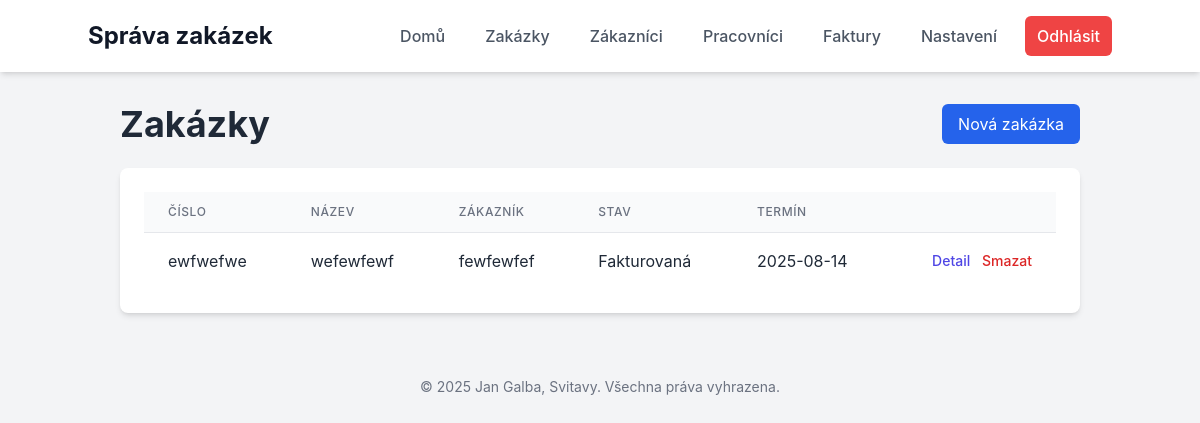
The app's page /jobs (signed in) with its own data.
### tables this page shows
CREATE TABLE jobs (
            id INTEGER PRIMARY KEY AUTOINCREMENT,
            job_number TEXT UNIQUE NOT NULL,
            job_name TEXT NOT NULL,
            description TEXT,
            customer_id INTEGER,
            status TEXT NOT NULL,
            due_date TEXT,
            price REAL,
            hourly_rate REAL,
            deposit REAL,
            total_paid REAL,
            is_invoiced INTEGER DEFAULT 0,
            invoice_date TEXT,
            payment_status TEXT DEFAULT 'Nezaplaceno',
            FOREIGN KEY (customer_id) REFERENCES customers (id)
        );

CREATE TABLE customers (
            id INTEGER PRIMARY KEY AUTOINCREMENT,
            name TEXT NOT NULL,
            company TEXT,
            address TEXT,
            phone TEXT,
            email TEXT
        );

### app.py (the view)
@app.route("/jobs")
@login_required
def job_list():
    conn = get_db_connection()
    jobs = conn.execute("""
        SELECT jobs.*, customers.name AS customer_name
        FROM jobs
        LEFT JOIN customers ON jobs.customer_id = customers.id
        ORDER BY due_date ASC
    """).fetchall()
    conn.close()
    return render_template("job_list.html", jobs=jobs)

### app.py (called while the page is built)
def get_db_connection():
    conn = sqlite3.connect(os.path.join(app.root_path, "zakazky.db"))
    conn.row_factory = sqlite3.Row
    return conn

def login_required(f):
    @wraps(f)
    def decorated_function(*args, **kwargs):
        if 'logged_in' not in session:
            return redirect(url_for('login'))
        return f(*args, **kwargs)
    return decorated_function

@app.before_request
def before_request():
    g.user = None
    if 'logged_in' in session:
        g.user = "admin"

### templates/job_list.html (shortened to what this page needs)
{% extends "layout.html" %}
{% block content %}
<div class="flex justify-between items-center mb-6">
    <h1 class="text-4xl font-bold">Zakázky</h1>
    <a href="{{ url_for('add_job') }}" class="bg-blue-600 text-white py-2 px-4 rounded-md hover:bg-blue-700">Nová zakázka</a>
</div>
<div class="bg-white p-6 rounded-lg shadow-md overflow-x-auto">
    <table class="min-w-full divide-y divide-gray-200">
        <thead class="bg-gray-50">
            <tr>
                <th class="px-6 py-3 text-left text-xs font-medium text-gray-500 uppercase tracking-wider">Číslo</th>
                <th class="px-6 py-3 text-left text-xs font-medium text-gray-500 uppercase tracking-wider">Název</th>
                <th class="px-6 py-3 text-left text-xs font-medium text-gray-500 uppercase tracking-wider">Zákazník</th>
                <th class="px-6 py-3 text-left text-xs font-medium text-gray-500 uppercase tracking-wider">Stav</th>
                <th class="px-6 py-3 text-left text-xs font-medium text-gray-500 uppercase tracking-wider">Termín</th>
                <th class="px-6 py-3"></th>
            </tr>
        </thead>
        <tbody class="bg-white divide-y divide-gray-200">
            {% for job in jobs %}
            <tr>
                <td class="px-6 py-4 whitespace-nowrap">{{ job.job_number }}</td>
                <td class="px-6 py-4 whitespace-nowrap">{{ job.job_name }}</td>
                <td class="px-6 py-4 whitespace-nowrap">{{ job.customer_name }}</td>
                <td class="px-6 py-4 whitespace-nowrap">{{ job.status }}</td>
                <td class="px-6 py-4 whitespace-nowrap">{{ job.due_date }}</td>
                <td class="px-6 py-4 whitespace-nowrap text-right text-sm font-medium space-x-2">
                    <a href="{{ url_for('job_detail', job_id=job.id) }}" class="text-indigo-600 hover:text-indigo-900">Detail</a>
                    <form action="{{ url_for('delete_job', job_id=job.id) }}" method="post" class="inline" onsubmit="return confirm('Opravdu chcete tuto zakázku smazat?');">
                        <button type="submit" class="text-red-600 hover:text-red-900">Smazat</button>
                    </form>
                </td>
            </tr>
            {% else %}
            <tr>
                <td colspan="6" class="px-6 py-4 text-center text-gray-500">Zatím nejsou žádné zakázky.</td>
            </tr>
            {% endfor %}
        </tbody>
    </table>
</div>
{% endblock %}

### templates/layout.html (style rules this page uses)
body { font-family: 'Inter', sans-serif; }

### records on screen
jobs: job_number "ewfwefwe", job_name "wefewfewf", customer_name "fewfewfef", status "Fakturovaná", due_date "2025-08-14"
